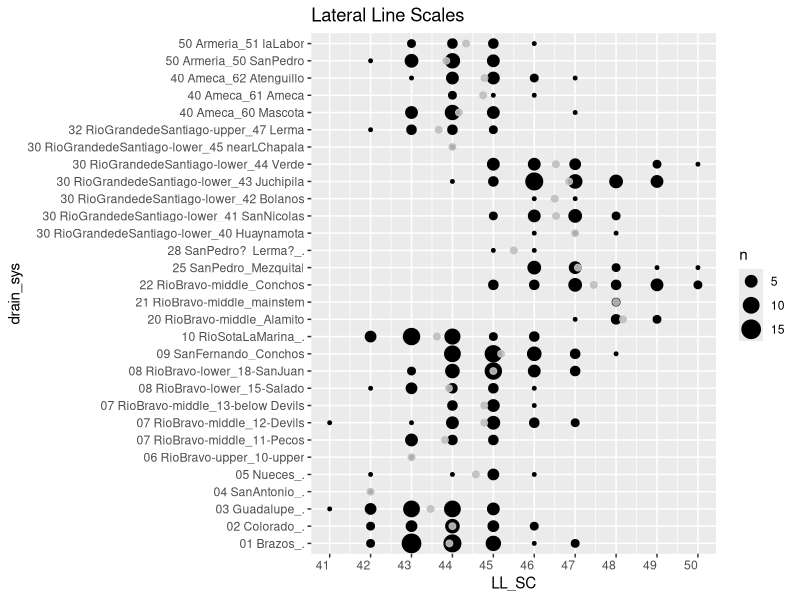
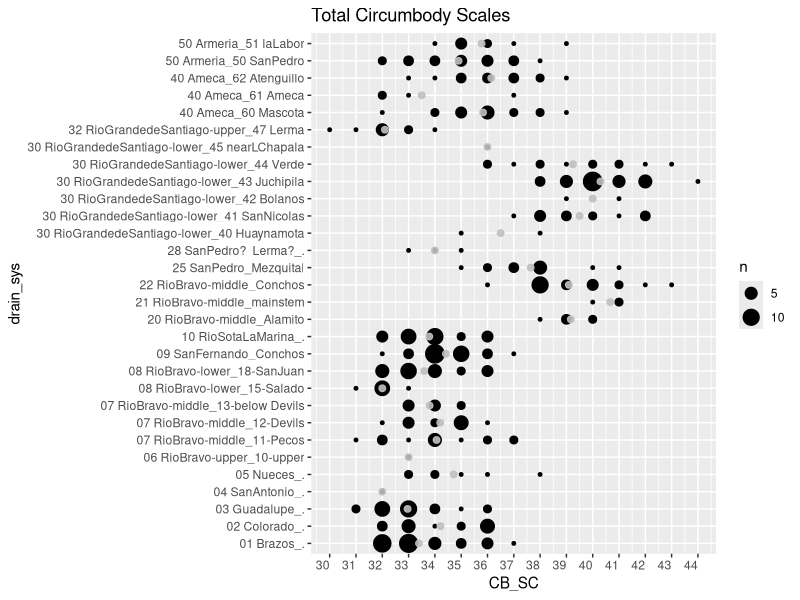
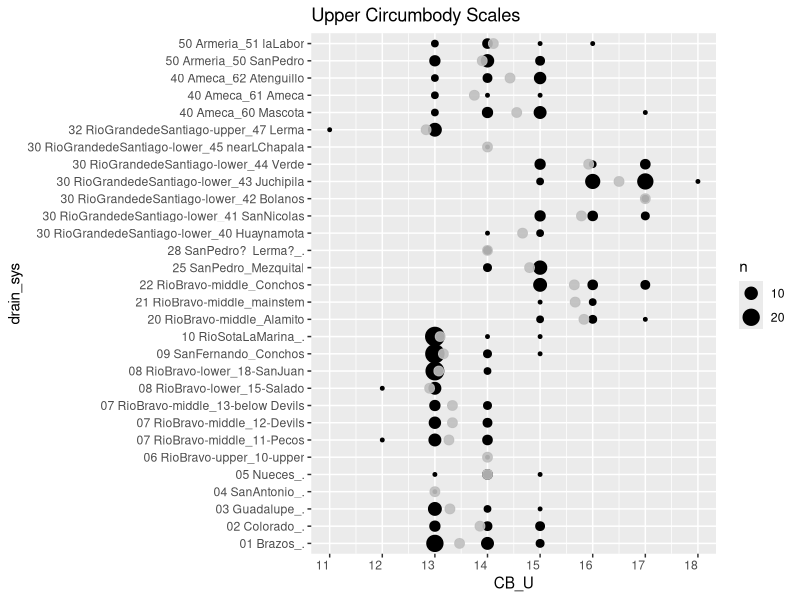
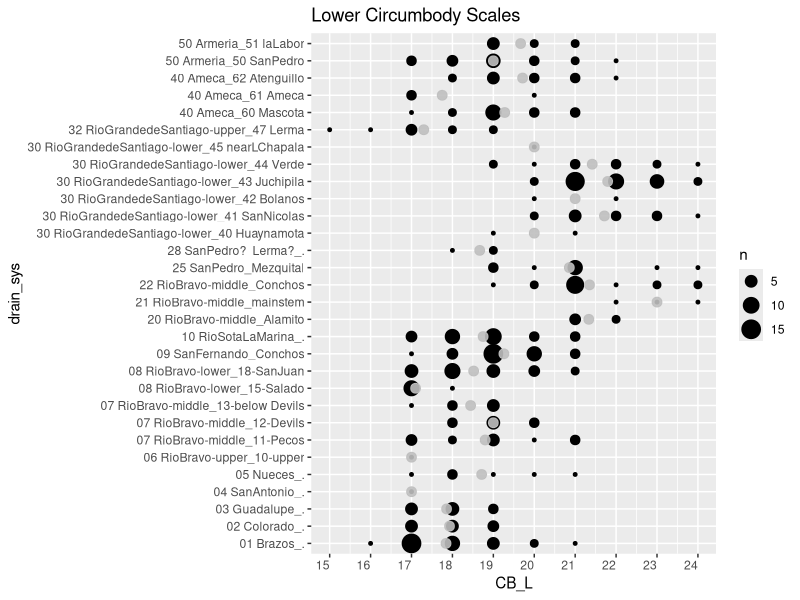
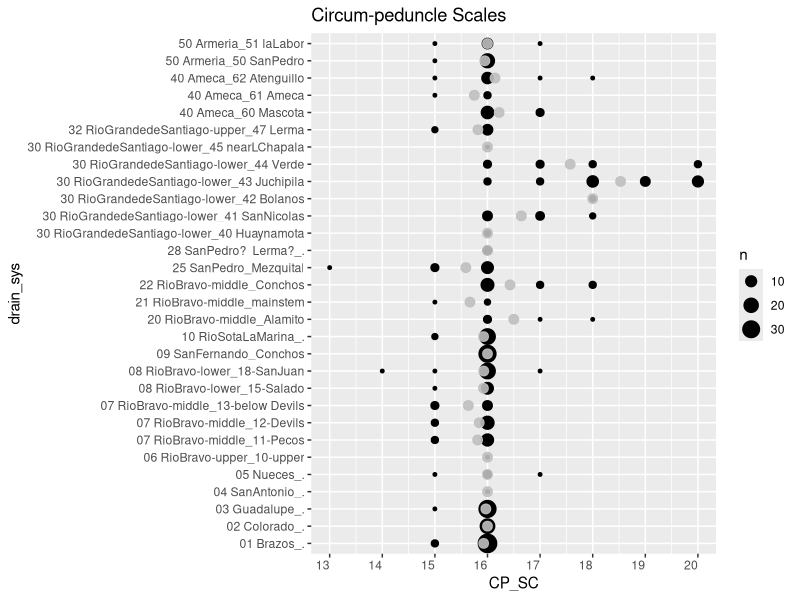
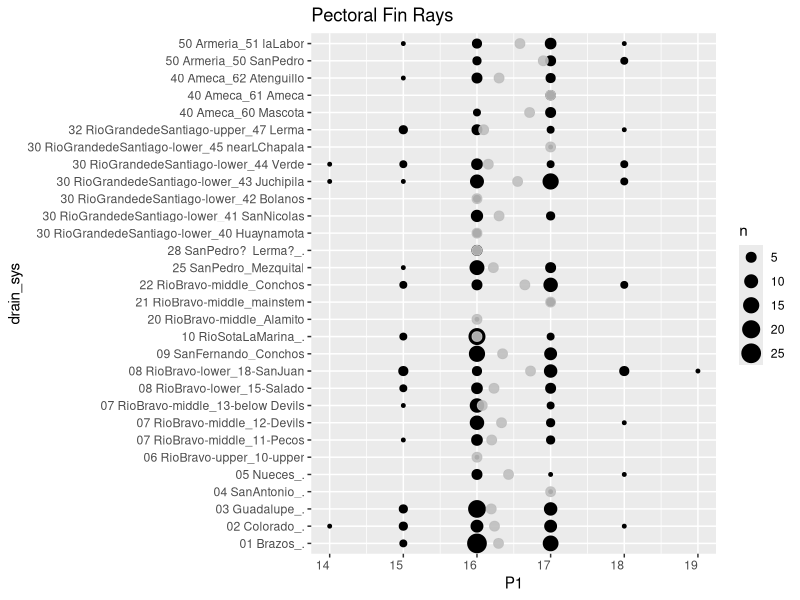
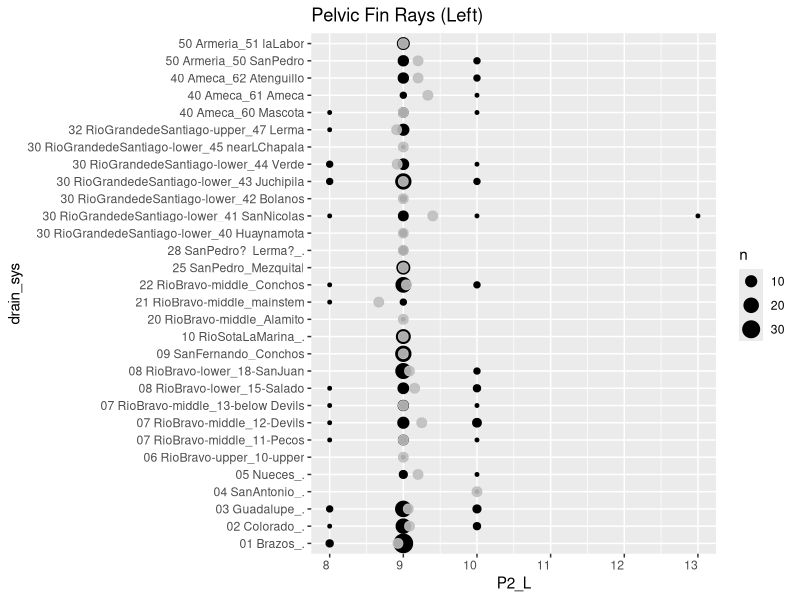
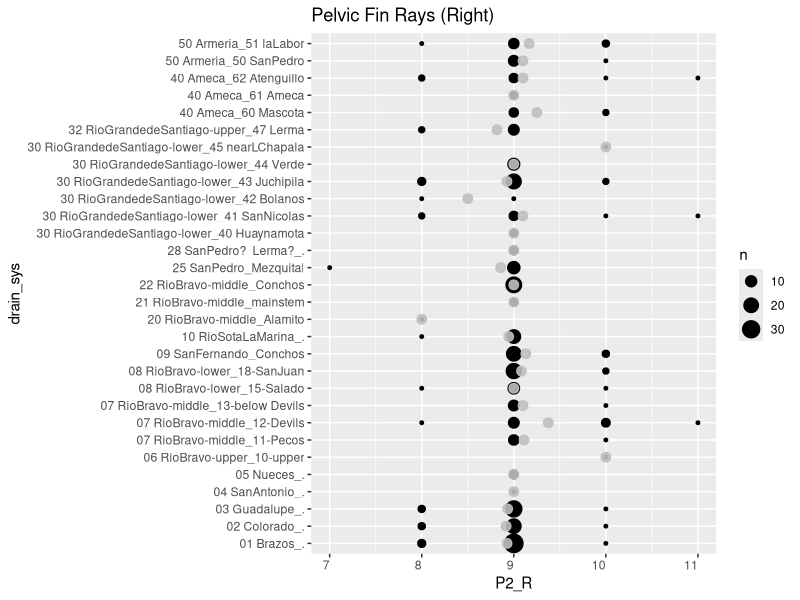

The R source for these figures, in order:
## ---- chunk 1
library(ggplot2)
library(tidyr)
library(dplyr)
library(readr)
library(stringr)
## ---- chunk 2
mer_table<-read_csv(file = "AUSCON.csv")
mer_table
## ---- chunk 3
mer_table %>%
  filter(LL_SC>0) %>%
  unite(drain_sys,DRAINAGE,SYSTEM,sep="_") %>%
  ggplot(aes(x=drain_sys,y=LL_SC))+
  geom_count() +
  theme(axis.text.x=element_text(angle=0,hjust=1,vjust = 1))+
  stat_summary(fun.y="mean",geom="point",colour = "grey", size = 2,alpha=.9)+
  scale_y_continuous(breaks=seq(41,50,1))+
  coord_flip()+
  ggtitle("Lateral Line Scales")
## ---- chunk 4
mer_table %>%
  filter(CB_SC>0) %>%
  unite(drain_sys,DRAINAGE,SYSTEM,sep="_")%>%
  
  ggplot(aes(x=drain_sys,y=CB_SC))+
  geom_count() +
  theme(axis.text.x=element_text(angle=0,hjust=1,vjust = 1))+
  stat_summary(fun.y="mean",geom="point",colour = "grey", size = 2,alpha=.9)+
  scale_y_continuous(breaks=seq(30,44,1))+
  coord_flip()+
  ggtitle("Total Circumbody Scales")
## ---- chunk 5
mer_table %>%
  filter(CB_U>0)%>%
  unite(drain_sys,DRAINAGE,SYSTEM,sep="_")%>%
  ggplot(aes(x=drain_sys,y=CB_U))+
  geom_count() +
  theme(axis.text.x=element_text(angle=0,hjust=1,vjust = 1))+
  stat_summary(fun.y="mean",geom="point",colour = "grey", size = 3,alpha=.9)+
  scale_y_continuous(breaks=seq(10,50,1))+
  coord_flip()+
  ggtitle("Upper Circumbody Scales")
## ---- chunk 6
mer_table %>%
  filter(CB_L>0)%>%
  unite(drain_sys,DRAINAGE,SYSTEM,sep="_")%>%
  ggplot(aes(x=drain_sys,y=CB_L))+
  geom_count() +
  theme(axis.text.x=element_text(angle=0,hjust=1,vjust = 1))+
  stat_summary(fun.y="mean",geom="point",colour = "grey", size = 3,alpha=.9)+
  scale_y_continuous(breaks=seq(10,50,1))+
  coord_flip()+
  ggtitle("Lower Circumbody Scales")
## ---- chunk 7
mer_table %>%
  filter(CP_SC>0)%>%
  unite(drain_sys,DRAINAGE,SYSTEM,sep="_")%>%
  ggplot(aes(x=drain_sys,y=CP_SC))+
  geom_count() +
  theme(axis.text.x=element_text(angle=0,hjust=1,vjust = 1))+
  stat_summary(fun.y="mean",geom="point",colour = "grey", size = 3,alpha=.9)+
  scale_y_continuous(breaks=seq(10,50,1))+
  coord_flip()+
  ggtitle("Circum-peduncle Scales")
## ---- chunk 8
mer_table %>%
  filter(P1>0)%>%
  unite(drain_sys,DRAINAGE,SYSTEM,sep="_")%>%
  ggplot(aes(x=drain_sys,y=P1))+
  geom_count() +
  theme(axis.text.x=element_text(angle=0,hjust=1,vjust = 1))+
  stat_summary(fun.y="mean",geom="point",colour = "grey", size = 3,alpha=.9)+
  scale_y_continuous(breaks=seq(10,50,1))+
  coord_flip()+
  ggtitle("Pectoral Fin Rays")
## ---- chunk 9
mer_table %>%
  filter(P2_L>0)%>%
  unite(drain_sys,DRAINAGE,SYSTEM,sep="_")%>%
  ggplot(aes(x=drain_sys,y=P2_L))+
  geom_count() +
  theme(axis.text.x=element_text(angle=0,hjust=1,vjust = 1))+
  stat_summary(fun.y="mean",geom="point",colour = "grey", size = 3,alpha=.9)+
  scale_y_continuous(breaks=seq(7,50,1))+
  coord_flip()+
  ggtitle("Pelvic Fin Rays (Left)")
## ---- chunk 10
mer_table %>%
  filter(P2_R>0)%>%
  unite(drain_sys,DRAINAGE,SYSTEM,sep="_")%>%
  ggplot(aes(x=drain_sys,y=P2_R))+
  geom_count() +
  theme(axis.text.x=element_text(angle=0,hjust=1,vjust = 1))+
  stat_summary(fun.y="mean",geom="point",colour = "grey", size = 3,alpha=.9)+
  scale_y_continuous(breaks=seq(7,50,1))+
  coord_flip()+
  ggtitle("Pelvic Fin Rays (Right)")
## ---- chunk 11
mer_table %>%
  filter(D>0)%>%
  unite(drain_sys,DRAINAGE,SYSTEM,sep="_")%>%
  ggplot(aes(x=drain_sys,y=D))+
  geom_count() +
  theme(axis.text.x=element_text(angle=0,hjust=1,vjust = 1))+
  stat_summary(fun.y="mean",geom="point",colour = "grey", size = 3,alpha=.9)+
  scale_y_continuous(breaks=seq(7,50,1))+
  coord_flip()+
  ggtitle("Dorsal Fin Rays (Right)")
